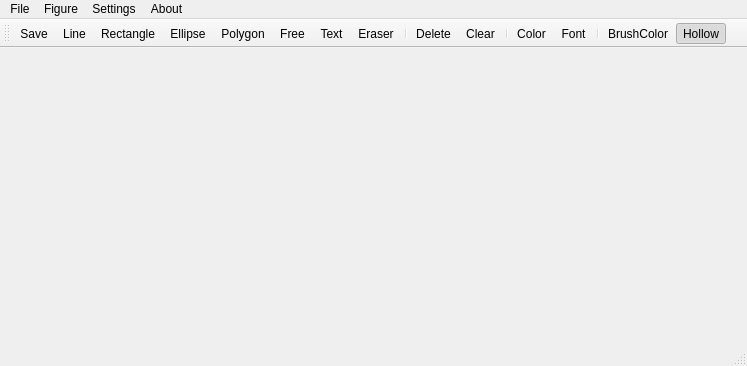
<?xml version="1.0" encoding="UTF-8"?>
<ui version="4.0">
 <class>MainWindow</class>
 <widget class="QMainWindow" name="MainWindow">
  <property name="geometry">
   <rect>
    <x>0</x>
    <y>0</y>
    <width>747</width>
    <height>366</height>
   </rect>
  </property>
  <property name="windowTitle">
   <string>MiniDraw</string>
  </property>
  <widget class="QWidget" name="centralWidget"/>
  <widget class="QMenuBar" name="menuBar">
   <property name="geometry">
    <rect>
     <x>0</x>
     <y>0</y>
     <width>747</width>
     <height>19</height>
    </rect>
   </property>
   <widget class="QMenu" name="menuFigure">
    <property name="title">
     <string>Figure</string>
    </property>
    <addaction name="actionLine"/>
    <addaction name="actionRectangle"/>
    <addaction name="actionEllipse"/>
    <addaction name="actionPolygon"/>
    <addaction name="actionFree"/>
    <addaction name="actionText"/>
    <addaction name="actionDelete"/>
    <addaction name="actionClear"/>
    <addaction name="actionEraser"/>
   </widget>
   <widget class="QMenu" name="menuSettings">
    <property name="title">
     <string>Settings</string>
    </property>
    <widget class="QMenu" name="menuPenStyle">
     <property name="title">
      <string>PenStyle</string>
     </property>
     <addaction name="actionNoPen"/>
     <addaction name="actionSolidLine"/>
     <addaction name="actionDashLine"/>
     <addaction name="actionDotLine"/>
     <addaction name="actionDashDotLine"/>
     <addaction name="actionDashDotDotLine"/>
    </widget>
    <widget class="QMenu" name="menuPenWidth">
     <property name="title">
      <string>PenWidth</string>
     </property>
     <addaction name="action1px"/>
     <addaction name="action2px"/>
     <addaction name="action3px"/>
     <addaction name="actionCustom"/>
    </widget>
    <widget class="QMenu" name="menuBrushStyle">
     <property name="title">
      <string>BrushStyle</string>
     </property>
     <addaction name="actionSolid"/>
     <addaction name="actionDense1"/>
     <addaction name="actionDense2"/>
     <addaction name="actionDense3"/>
     <addaction name="actionDense4"/>
     <addaction name="actionDense5"/>
     <addaction name="actionDense6"/>
     <addaction name="actionDense7"/>
     <addaction name="actionHorizontalLine"/>
     <addaction name="actionVerticalLine"/>
     <addaction name="actionCrossLine"/>
     <addaction name="actionBDiagLine"/>
     <addaction name="actionFDiagLine"/>
     <addaction name="actionDiagCrossLine"/>
    </widget>
    <addaction name="actionFont"/>
    <addaction name="actionColor"/>
    <addaction name="menuPenStyle"/>
    <addaction name="menuPenWidth"/>
    <addaction name="actionBrushColor"/>
    <addaction name="menuBrushStyle"/>
    <addaction name="actionHollow"/>
   </widget>
   <widget class="QMenu" name="menuAbout">
    <property name="title">
     <string>About</string>
    </property>
    <addaction name="actionAbout_Me"/>
    <addaction name="actionAbout_Qt"/>
   </widget>
   <widget class="QMenu" name="menuSave">
    <property name="title">
     <string>File</string>
    </property>
    <addaction name="actionSave_As"/>
   </widget>
   <addaction name="menuSave"/>
   <addaction name="menuFigure"/>
   <addaction name="menuSettings"/>
   <addaction name="menuAbout"/>
  </widget>
  <widget class="QToolBar" name="mainToolBar">
   <attribute name="toolBarArea">
    <enum>TopToolBarArea</enum>
   </attribute>
   <attribute name="toolBarBreak">
    <bool>false</bool>
   </attribute>
   <addaction name="actionSave_As"/>
   <addaction name="actionLine"/>
   <addaction name="actionRectangle"/>
   <addaction name="actionEllipse"/>
   <addaction name="actionPolygon"/>
   <addaction name="actionFree"/>
   <addaction name="actionText"/>
   <addaction name="actionEraser"/>
   <addaction name="separator"/>
   <addaction name="actionDelete"/>
   <addaction name="actionClear"/>
   <addaction name="separator"/>
   <addaction name="actionColor"/>
   <addaction name="actionFont"/>
   <addaction name="separator"/>
   <addaction name="actionBrushColor"/>
   <addaction name="actionHollow"/>
  </widget>
  <widget class="QStatusBar" name="statusBar"/>
  <action name="actionLine">
   <property name="checkable">
    <bool>true</bool>
   </property>
   <property name="text">
    <string>Line</string>
   </property>
   <property name="shortcut">
    <string>L</string>
   </property>
  </action>
  <action name="actionRectangle">
   <property name="checkable">
    <bool>true</bool>
   </property>
   <property name="text">
    <string>Rectangle</string>
   </property>
   <property name="shortcut">
    <string>R</string>
   </property>
  </action>
  <action name="actionEllipse">
   <property name="checkable">
    <bool>true</bool>
   </property>
   <property name="text">
    <string>Ellipse</string>
   </property>
   <property name="shortcut">
    <string>E</string>
   </property>
  </action>
  <action name="actionPolygon">
   <property name="checkable">
    <bool>true</bool>
   </property>
   <property name="text">
    <string>Polygon</string>
   </property>
   <property name="shortcut">
    <string>P</string>
   </property>
  </action>
  <action name="actionFree">
   <property name="checkable">
    <bool>true</bool>
   </property>
   <property name="text">
    <string>Free</string>
   </property>
   <property name="shortcut">
    <string>F</string>
   </property>
  </action>
  <action name="actionDelete">
   <property name="text">
    <string>Delete</string>
   </property>
   <property name="shortcut">
    <string>Backspace</string>
   </property>
  </action>
  <action name="actionClear">
   <property name="text">
    <string>Clear</string>
   </property>
   <property name="shortcut">
    <string>Del</string>
   </property>
  </action>
  <action name="actionColor">
   <property name="text">
    <string>Color</string>
   </property>
   <property name="shortcut">
    <string>C</string>
   </property>
  </action>
  <action name="actionNoPen">
   <property name="checkable">
    <bool>true</bool>
   </property>
   <property name="text">
    <string>NoPen</string>
   </property>
   <property name="shortcut">
    <string>Ctrl+1</string>
   </property>
  </action>
  <action name="actionSolidLine">
   <property name="checkable">
    <bool>true</bool>
   </property>
   <property name="text">
    <string>SolidLine</string>
   </property>
   <property name="shortcut">
    <string>Ctrl+2</string>
   </property>
  </action>
  <action name="actionDashLine">
   <property name="checkable">
    <bool>true</bool>
   </property>
   <property name="text">
    <string>DashLine</string>
   </property>
   <property name="shortcut">
    <string>Ctrl+3</string>
   </property>
  </action>
  <action name="actionDotLine">
   <property name="checkable">
    <bool>true</bool>
   </property>
   <property name="text">
    <string>DotLine</string>
   </property>
   <property name="shortcut">
    <string>Ctrl+4</string>
   </property>
  </action>
  <action name="actionDashDotLine">
   <property name="checkable">
    <bool>true</bool>
   </property>
   <property name="text">
    <string>DashDotLine</string>
   </property>
   <property name="shortcut">
    <string>Ctrl+5</string>
   </property>
  </action>
  <action name="actionDashDotDotLine">
   <property name="checkable">
    <bool>true</bool>
   </property>
   <property name="text">
    <string>DashDotDotLine</string>
   </property>
   <property name="shortcut">
    <string>Ctrl+6</string>
   </property>
  </action>
  <action name="actionAbout_Me">
   <property name="text">
    <string>About Me</string>
   </property>
   <property name="shortcut">
    <string>F1</string>
   </property>
  </action>
  <action name="actionAbout_Qt">
   <property name="text">
    <string>About Qt</string>
   </property>
   <property name="shortcut">
    <string>F2</string>
   </property>
  </action>
  <action name="action1px">
   <property name="checkable">
    <bool>true</bool>
   </property>
   <property name="text">
    <string>1px</string>
   </property>
   <property name="shortcut">
    <string>1</string>
   </property>
  </action>
  <action name="action2px">
   <property name="checkable">
    <bool>true</bool>
   </property>
   <property name="text">
    <string>2px</string>
   </property>
   <property name="shortcut">
    <string>2</string>
   </property>
  </action>
  <action name="action3px">
   <property name="checkable">
    <bool>true</bool>
   </property>
   <property name="text">
    <string>3px</string>
   </property>
   <property name="shortcut">
    <string>3</string>
   </property>
  </action>
  <action name="actionCustom">
   <property name="checkable">
    <bool>true</bool>
   </property>
   <property name="text">
    <string>Custom</string>
   </property>
   <property name="shortcut">
    <string>4</string>
   </property>
  </action>
  <action name="actionSave_As">
   <property name="text">
    <string>Save</string>
   </property>
   <property name="shortcut">
    <string>Ctrl+S</string>
   </property>
  </action>
  <action name="actionEraser">
   <property name="checkable">
    <bool>true</bool>
   </property>
   <property name="text">
    <string>Eraser</string>
   </property>
   <property name="shortcut">
    <string>Ctrl+Backspace</string>
   </property>
  </action>
  <action name="actionText">
   <property name="checkable">
    <bool>true</bool>
   </property>
   <property name="text">
    <string>Text</string>
   </property>
   <property name="shortcut">
    <string>T</string>
   </property>
  </action>
  <action name="actionFont">
   <property name="checkable">
    <bool>false</bool>
   </property>
   <property name="text">
    <string>Font</string>
   </property>
   <property name="shortcut">
    <string>Ctrl+F</string>
   </property>
  </action>
  <action name="actionBrushColor">
   <property name="text">
    <string>BrushColor</string>
   </property>
   <property name="shortcut">
    <string>B</string>
   </property>
  </action>
  <action name="actionHollow">
   <property name="checkable">
    <bool>true</bool>
   </property>
   <property name="checked">
    <bool>true</bool>
   </property>
   <property name="text">
    <string>Hollow</string>
   </property>
   <property name="shortcut">
    <string>H</string>
   </property>
  </action>
  <action name="actionSolid">
   <property name="checkable">
    <bool>true</bool>
   </property>
   <property name="text">
    <string>Solid</string>
   </property>
  </action>
  <action name="actionDense1">
   <property name="checkable">
    <bool>true</bool>
   </property>
   <property name="text">
    <string>Dense1</string>
   </property>
  </action>
  <action name="actionDense2">
   <property name="checkable">
    <bool>true</bool>
   </property>
   <property name="text">
    <string>Dense2</string>
   </property>
  </action>
  <action name="actionDense3">
   <property name="checkable">
    <bool>true</bool>
   </property>
   <property name="text">
    <string>Dense3</string>
   </property>
  </action>
  <action name="actionDense4">
   <property name="checkable">
    <bool>true</bool>
   </property>
   <property name="text">
    <string>Dense4</string>
   </property>
  </action>
  <action name="actionDense5">
   <property name="checkable">
    <bool>true</bool>
   </property>
   <property name="text">
    <string>Dense5</string>
   </property>
  </action>
  <action name="actionDense6">
   <property name="checkable">
    <bool>true</bool>
   </property>
   <property name="text">
    <string>Dense6</string>
   </property>
  </action>
  <action name="actionDense7">
   <property name="checkable">
    <bool>true</bool>
   </property>
   <property name="text">
    <string>Dense7</string>
   </property>
  </action>
  <action name="actionHorizontalLine">
   <property name="checkable">
    <bool>true</bool>
   </property>
   <property name="text">
    <string>HorizontalLine</string>
   </property>
  </action>
  <action name="actionVerticalLine">
   <property name="checkable">
    <bool>true</bool>
   </property>
   <property name="text">
    <string>VerticalLine</string>
   </property>
  </action>
  <action name="actionCrossLine">
   <property name="checkable">
    <bool>true</bool>
   </property>
   <property name="text">
    <string>CrossLine</string>
   </property>
  </action>
  <action name="actionBDiagLine">
   <property name="checkable">
    <bool>true</bool>
   </property>
   <property name="text">
    <string>BDiagLine</string>
   </property>
   <property name="toolTip">
    <string>BDiagLine</string>
   </property>
  </action>
  <action name="actionFDiagLine">
   <property name="checkable">
    <bool>true</bool>
   </property>
   <property name="text">
    <string>FDiagLine</string>
   </property>
   <property name="toolTip">
    <string>FDiagLine</string>
   </property>
  </action>
  <action name="actionDiagCrossLine">
   <property name="checkable">
    <bool>true</bool>
   </property>
   <property name="text">
    <string>DiagCrossLine</string>
   </property>
  </action>
 </widget>
 <layoutdefault spacing="6" margin="11"/>
 <resources/>
 <connections/>
</ui>
